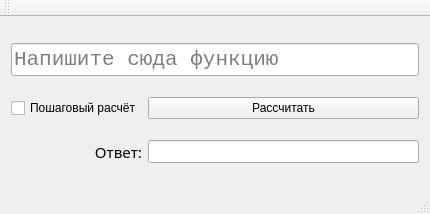
<?xml version="1.0" encoding="UTF-8"?>
<ui version="4.0">
 <class>MainWindow</class>
 <widget class="QMainWindow" name="MainWindow">
  <property name="geometry">
   <rect>
    <x>0</x>
    <y>0</y>
    <width>430</width>
    <height>214</height>
   </rect>
  </property>
  <property name="minimumSize">
   <size>
    <width>353</width>
    <height>0</height>
   </size>
  </property>
  <property name="windowTitle">
   <string>MainWindow</string>
  </property>
  <property name="animated">
   <bool>true</bool>
  </property>
  <widget class="QWidget" name="centralWidget">
   <layout class="QGridLayout" name="gridLayout">
    <item row="2" column="1">
     <widget class="QPushButton" name="calculateButton">
      <property name="font">
       <font>
        <family>System</family>
       </font>
      </property>
      <property name="text">
       <string>Рассчитать</string>
      </property>
     </widget>
    </item>
    <item row="2" column="0">
     <widget class="QCheckBox" name="stepByStepChecked">
      <property name="text">
       <string>Пошаговый расчёт</string>
      </property>
     </widget>
    </item>
    <item row="5" column="0">
     <widget class="QLabel" name="label">
      <property name="font">
       <font>
        <family>Mongolian Baiti</family>
        <pointsize>11</pointsize>
       </font>
      </property>
      <property name="text">
       <string>Ответ:</string>
      </property>
      <property name="alignment">
       <set>Qt::AlignRight|Qt::AlignTrailing|Qt::AlignVCenter</set>
      </property>
     </widget>
    </item>
    <item row="0" column="0" colspan="2">
     <widget class="QLineEdit" name="input">
      <property name="font">
       <font>
        <family>Consolas</family>
        <pointsize>16</pointsize>
       </font>
      </property>
      <property name="text">
       <string/>
      </property>
      <property name="placeholderText">
       <string>Напишите сюда функцию</string>
      </property>
     </widget>
    </item>
    <item row="5" column="1">
     <widget class="QLineEdit" name="output">
      <property name="font">
       <font>
        <family>Consolas</family>
        <pointsize>10</pointsize>
       </font>
      </property>
      <property name="readOnly">
       <bool>true</bool>
      </property>
     </widget>
    </item>
   </layout>
  </widget>
  <widget class="QMenuBar" name="menuBar">
   <property name="geometry">
    <rect>
     <x>0</x>
     <y>0</y>
     <width>430</width>
     <height>25</height>
    </rect>
   </property>
  </widget>
  <widget class="QToolBar" name="mainToolBar">
   <attribute name="toolBarArea">
    <enum>TopToolBarArea</enum>
   </attribute>
   <attribute name="toolBarBreak">
    <bool>false</bool>
   </attribute>
  </widget>
  <widget class="QStatusBar" name="statusBar"/>
 </widget>
 <layoutdefault spacing="6" margin="11"/>
 <resources/>
 <connections/>
</ui>
